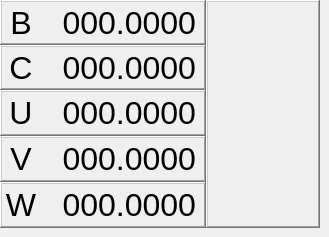
           <widget class="QWidget" name="panel_dro_5_to_10">
            <widget class="QFrame" name="dro_5_to_9_panel">
             <property name="geometry">
              <rect>
               <x>0</x>
               <y>0</y>
               <width>320</width>
               <height>228</height>
              </rect>
             </property>
             <property name="frameShape">
              <enum>QFrame::NoFrame</enum>
             </property>
             <property name="frameShadow">
              <enum>QFrame::Plain</enum>
             </property>
             <widget class="QFrame" name="frame_dro_5_to_9_display">
              <property name="geometry">
               <rect>
                <x>0</x>
                <y>0</y>
                <width>206</width>
                <height>228</height>
               </rect>
              </property>
              <property name="frameShape">
               <enum>QFrame::StyledPanel</enum>
              </property>
              <property name="frameShadow">
               <enum>QFrame::Raised</enum>
              </property>
              <widget class="DROLabel" name="dro_display_13">
               <property name="geometry">
                <rect>
                 <x>0</x>
                 <y>0</y>
                 <width>206</width>
                 <height>45</height>
                </rect>
               </property>
               <property name="minimumSize">
                <size>
                 <width>100</width>
                 <height>24</height>
                </size>
               </property>
               <property name="maximumSize">
                <size>
                 <width>206</width>
                 <height>49</height>
                </size>
               </property>
               <property name="font">
                <font>
                 <pointsize>24</pointsize>
                 <weight>50</weight>
                 <italic>false</italic>
                 <bold>false</bold>
                 <strikeout>false</strikeout>
                 <kerning>false</kerning>
                </font>
               </property>
               <property name="frameShape">
                <enum>QFrame::WinPanel</enum>
               </property>
               <property name="frameShadow">
                <enum>QFrame::Raised</enum>
               </property>
               <property name="text">
                <string>000.0000</string>
               </property>
               <property name="alignment">
                <set>Qt::AlignRight|Qt::AlignTrailing|Qt::AlignVCenter</set>
               </property>
               <property name="Qjoint_number" stdset="0">
                <number>4</number>
               </property>
               <widget class="QLabel" name="lab_dro_display_b">
                <property name="geometry">
                 <rect>
                  <x>6</x>
                  <y>0</y>
                  <width>30</width>
                  <height>45</height>
                 </rect>
                </property>
                <property name="minimumSize">
                 <size>
                  <width>30</width>
                  <height>45</height>
                 </size>
                </property>
                <property name="maximumSize">
                 <size>
                  <width>30</width>
                  <height>45</height>
                 </size>
                </property>
                <property name="font">
                 <font>
                  <pointsize>24</pointsize>
                 </font>
                </property>
                <property name="layoutDirection">
                 <enum>Qt::LeftToRight</enum>
                </property>
                <property name="frameShape">
                 <enum>QFrame::NoFrame</enum>
                </property>
                <property name="frameShadow">
                 <enum>QFrame::Raised</enum>
                </property>
                <property name="text">
                 <string>B</string>
                </property>
                <property name="alignment">
                 <set>Qt::AlignCenter</set>
                </property>
               </widget>
              </widget>
              <widget class="DROLabel" name="dro_display_14">
               <property name="geometry">
                <rect>
                 <x>0</x>
                 <y>182</y>
                 <width>206</width>
                 <height>46</height>
                </rect>
               </property>
               <property name="minimumSize">
                <size>
                 <width>100</width>
                 <height>24</height>
                </size>
               </property>
               <property name="maximumSize">
                <size>
                 <width>206</width>
                 <height>49</height>
                </size>
               </property>
               <property name="font">
                <font>
                 <pointsize>24</pointsize>
                 <weight>50</weight>
                 <italic>false</italic>
                 <bold>false</bold>
                 <strikeout>false</strikeout>
                 <kerning>false</kerning>
                </font>
               </property>
               <property name="frameShape">
                <enum>QFrame::WinPanel</enum>
               </property>
               <property name="frameShadow">
                <enum>QFrame::Raised</enum>
               </property>
               <property name="text">
                <string>000.0000</string>
               </property>
               <property name="alignment">
                <set>Qt::AlignRight|Qt::AlignTrailing|Qt::AlignVCenter</set>
               </property>
               <property name="Qjoint_number" stdset="0">
                <number>8</number>
               </property>
               <widget class="QLabel" name="lab_dro_display_w">
                <property name="geometry">
                 <rect>
                  <x>6</x>
                  <y>0</y>
                  <width>30</width>
                  <height>46</height>
                 </rect>
                </property>
                <property name="minimumSize">
                 <size>
                  <width>30</width>
                  <height>46</height>
                 </size>
                </property>
                <property name="maximumSize">
                 <size>
                  <width>30</width>
                  <height>46</height>
                 </size>
                </property>
                <property name="font">
                 <font>
                  <pointsize>24</pointsize>
                 </font>
                </property>
                <property name="layoutDirection">
                 <enum>Qt::LeftToRight</enum>
                </property>
                <property name="frameShape">
                 <enum>QFrame::NoFrame</enum>
                </property>
                <property name="frameShadow">
                 <enum>QFrame::Raised</enum>
                </property>
                <property name="text">
                 <string>W</string>
                </property>
                <property name="alignment">
                 <set>Qt::AlignRight|Qt::AlignTrailing|Qt::AlignVCenter</set>
                </property>
               </widget>
              </widget>
              <widget class="DROLabel" name="dro_display_15">
               <property name="geometry">
                <rect>
                 <x>0</x>
                 <y>45</y>
                 <width>206</width>
                 <height>45</height>
                </rect>
               </property>
               <property name="minimumSize">
                <size>
                 <width>100</width>
                 <height>24</height>
                </size>
               </property>
               <property name="maximumSize">
                <size>
                 <width>206</width>
                 <height>49</height>
                </size>
               </property>
               <property name="font">
                <font>
                 <pointsize>24</pointsize>
                 <weight>50</weight>
                 <italic>false</italic>
                 <bold>false</bold>
                 <strikeout>false</strikeout>
                 <kerning>false</kerning>
                </font>
               </property>
               <property name="frameShape">
                <enum>QFrame::WinPanel</enum>
               </property>
               <property name="frameShadow">
                <enum>QFrame::Raised</enum>
               </property>
               <property name="text">
                <string>000.0000</string>
               </property>
               <property name="alignment">
                <set>Qt::AlignRight|Qt::AlignTrailing|Qt::AlignVCenter</set>
               </property>
               <property name="Qjoint_number" stdset="0">
                <number>5</number>
               </property>
               <widget class="QLabel" name="lab_dro_display_c">
                <property name="geometry">
                 <rect>
                  <x>6</x>
                  <y>0</y>
                  <width>30</width>
                  <height>45</height>
                 </rect>
                </property>
                <property name="minimumSize">
                 <size>
                  <width>30</width>
                  <height>45</height>
                 </size>
                </property>
                <property name="maximumSize">
                 <size>
                  <width>30</width>
                  <height>45</height>
                 </size>
                </property>
                <property name="font">
                 <font>
                  <pointsize>24</pointsize>
                 </font>
                </property>
                <property name="layoutDirection">
                 <enum>Qt::LeftToRight</enum>
                </property>
                <property name="frameShape">
                 <enum>QFrame::NoFrame</enum>
                </property>
                <property name="frameShadow">
                 <enum>QFrame::Raised</enum>
                </property>
                <property name="text">
                 <string>C</string>
                </property>
                <property name="alignment">
                 <set>Qt::AlignCenter</set>
                </property>
               </widget>
              </widget>
              <widget class="DROLabel" name="dro_display_16">
               <property name="geometry">
                <rect>
                 <x>0</x>
                 <y>136</y>
                 <width>206</width>
                 <height>46</height>
                </rect>
               </property>
               <property name="minimumSize">
                <size>
                 <width>100</width>
                 <height>24</height>
                </size>
               </property>
               <property name="maximumSize">
                <size>
                 <width>206</width>
                 <height>49</height>
                </size>
               </property>
               <property name="font">
                <font>
                 <pointsize>24</pointsize>
                 <weight>50</weight>
                 <italic>false</italic>
                 <bold>false</bold>
                 <strikeout>false</strikeout>
                 <kerning>false</kerning>
                </font>
               </property>
               <property name="frameShape">
                <enum>QFrame::WinPanel</enum>
               </property>
               <property name="frameShadow">
                <enum>QFrame::Raised</enum>
               </property>
               <property name="text">
                <string>000.0000</string>
               </property>
               <property name="alignment">
                <set>Qt::AlignRight|Qt::AlignTrailing|Qt::AlignVCenter</set>
               </property>
               <property name="Qjoint_number" stdset="0">
                <number>7</number>
               </property>
               <widget class="QLabel" name="lab_dro_display_v">
                <property name="geometry">
                 <rect>
                  <x>6</x>
                  <y>0</y>
                  <width>30</width>
                  <height>46</height>
                 </rect>
                </property>
                <property name="minimumSize">
                 <size>
                  <width>30</width>
                  <height>46</height>
                 </size>
                </property>
                <property name="maximumSize">
                 <size>
                  <width>30</width>
                  <height>46</height>
                 </size>
                </property>
                <property name="font">
                 <font>
                  <pointsize>24</pointsize>
                 </font>
                </property>
                <property name="layoutDirection">
                 <enum>Qt::LeftToRight</enum>
                </property>
                <property name="frameShape">
                 <enum>QFrame::NoFrame</enum>
                </property>
                <property name="frameShadow">
                 <enum>QFrame::Raised</enum>
                </property>
                <property name="text">
                 <string>V</string>
                </property>
                <property name="alignment">
                 <set>Qt::AlignCenter</set>
                </property>
               </widget>
              </widget>
              <widget class="DROLabel" name="dro_display_17">
               <property name="geometry">
                <rect>
                 <x>0</x>
                 <y>90</y>
                 <width>206</width>
                 <height>46</height>
                </rect>
               </property>
               <property name="minimumSize">
                <size>
                 <width>100</width>
                 <height>24</height>
                </size>
               </property>
               <property name="maximumSize">
                <size>
                 <width>206</width>
                 <height>49</height>
                </size>
               </property>
               <property name="font">
                <font>
                 <pointsize>24</pointsize>
                 <weight>50</weight>
                 <italic>false</italic>
                 <bold>false</bold>
                 <strikeout>false</strikeout>
                 <kerning>false</kerning>
                </font>
               </property>
               <property name="frameShape">
                <enum>QFrame::WinPanel</enum>
               </property>
               <property name="frameShadow">
                <enum>QFrame::Raised</enum>
               </property>
               <property name="text">
                <string>000.0000</string>
               </property>
               <property name="alignment">
                <set>Qt::AlignRight|Qt::AlignTrailing|Qt::AlignVCenter</set>
               </property>
               <property name="Qjoint_number" stdset="0">
                <number>6</number>
               </property>
               <widget class="QLabel" name="lab_dro_display_u">
                <property name="geometry">
                 <rect>
                  <x>6</x>
                  <y>0</y>
                  <width>30</width>
                  <height>46</height>
                 </rect>
                </property>
                <property name="minimumSize">
                 <size>
                  <width>30</width>
                  <height>46</height>
                 </size>
                </property>
                <property name="maximumSize">
                 <size>
                  <width>30</width>
                  <height>46</height>
                 </size>
                </property>
                <property name="font">
                 <font>
                  <pointsize>24</pointsize>
                 </font>
                </property>
                <property name="layoutDirection">
                 <enum>Qt::LeftToRight</enum>
                </property>
                <property name="frameShape">
                 <enum>QFrame::NoFrame</enum>
                </property>
                <property name="frameShadow">
                 <enum>QFrame::Raised</enum>
                </property>
                <property name="text">
                 <string>U</string>
                </property>
                <property name="alignment">
                 <set>Qt::AlignCenter</set>
                </property>
               </widget>
              </widget>
             </widget>
             <widget class="QFrame" name="frame_right">
              <property name="geometry">
               <rect>
                <x>206</x>
                <y>0</y>
                <width>114</width>
                <height>228</height>
               </rect>
              </property>
              <property name="frameShape">
               <enum>QFrame::WinPanel</enum>
              </property>
              <property name="frameShadow">
               <enum>QFrame::Raised</enum>
              </property>
             </widget>
            </widget>
           </widget>
